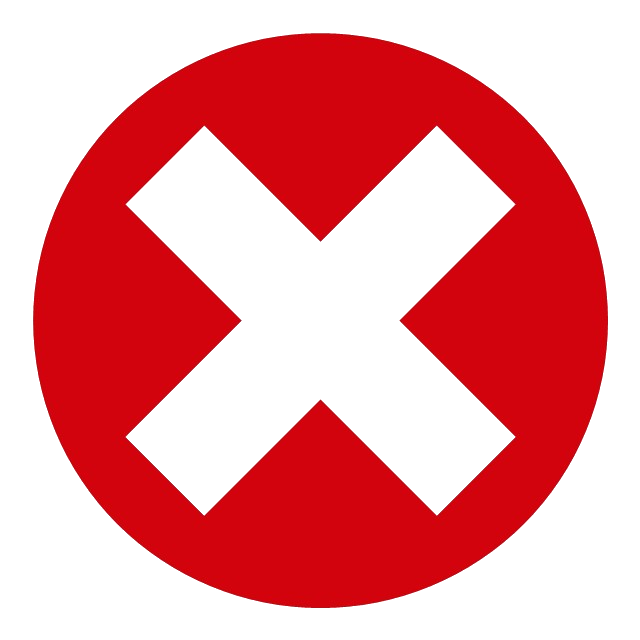
#> input picture Tk_MsgBox/error.png, 640 x 640 px, found by its file name
$ python custom_error_msgbox.py
#> lines starting #> are read from the running program, lines starting #| are printed output that depends on the picture
import os
from os import path

import sys
import winsound
import threading

import copy

import tkinter as tk
from tkinter import ttk
from PIL import ImageTk, Image

def _icon_load_resize(img_PATH, img_file, img_folder = None, img_scale = 0, img_width = 0, img_height = 0,
    img_conv = None, copy_bool = False):
    # print(img_PATH + "\\" + img_file)
#> called with img_PATH = 'Tk_MsgBox', img_file = 'error.png', img_scale = 0, img_width = 50, img_height = 50, copy_bool = True
    copy_img = None
    img = None

    if img_folder is not None and type(img_folder) == str:
        img = Image.open(img_PATH + "\\" + img_folder + "\\" + img_file)

    elif img_folder is None:
        img = Image.open(img_PATH + "\\" + img_file)
#> img is the input picture: PIL image 640x640 RGBA; mean R, G, B, A 235.5, 148.1, 152.3, 162

    if img_conv is not None:
        try:
            img = img.convert("RGBA")
        except Exception:
            pass
    #print(img_file, img.mode)

    if copy_bool == True:
        copy_img = copy.copy(img)

    if img_scale !=0 and (img_width == 0 and img_height == 0):
        img = img.resize((round(img.size[0]*img_scale), round(img.size[1]*img_scale)))
        # img = ImageTk.PhotoImage(img)

    if img_scale ==0 and (img_width != 0 and img_height != 0):
        img = img.resize((img_width, img_height))
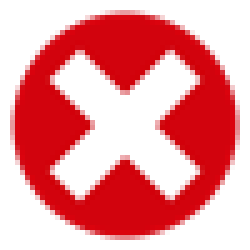
#> img: PIL image 50x50 RGBA (shown 5 times larger); mean R, G, B, A 150.8, 57.3, 61.7, 162; transparent parts drawn white
        # img = ImageTk.PhotoImage(img)

    return img, copy_img

def _pil_resize(img, img_scale = 0, img_width = 0, img_height = 0):
#> called with img_scale = 0.15, img_width = 0, img_height = 0
    if img_scale !=0 and (img_width == 0 and img_height == 0):
        img = img.resize((round(img.size[0]*img_scale), round(img.size[1]*img_scale)))
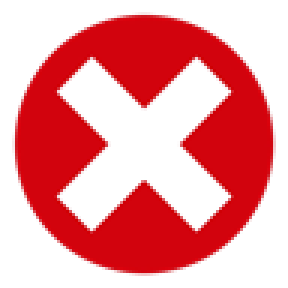
#> img: PIL image 96x96 RGBA (shown 3 times larger); mean R, G, B, A 147, 57.1, 61.4, 162; transparent parts drawn white

    if img_scale ==0 and (img_width != 0 and img_height != 0):
        img = img.resize((img_width, img_height))

    return img

class WrappingLabel(tk.Label):
    '''a type of Label that automatically adjusts the wrap to the size'''
    def __init__(self, master=None, **kwargs):
        tk.Label.__init__(self, master, **kwargs)
        self.bind('<Configure>', lambda e: self.config(wraplength=self.winfo_width()))

class ResponsiveBtn(tk.Button):
    # [10 lines left out: function __init__, not called in this run]

__location__ = os.path.realpath(os.path.join(os.getcwd(), os.path.dirname(__file__)))
# print(__location__)

error_icon, err_src_img = _icon_load_resize(img_PATH = __location__, img_file = "error.png", img_width = 50, img_height = 50, copy_bool = True)
msg_box_err_icon = _pil_resize(err_src_img, img_scale = 0.15)

del err_src_img

class Error_Msgbox(tk.Toplevel):
    # [92 lines left out: function __init__, not called in this run]

    def btn_shift_focus(self, event):
        self.ok_btn.focus_set()

    # [4 lines left out: function return_callback, not called in this run]

    def msgbox_sound(self):
        winsound.MessageBeep(winsound.MB_ICONHAND)

    # [5 lines left out: function _destroy, not called in this run]

    def destroy_protocol(self):
        self._destroy()

$ run again, with Tk_MsgBox/warning.png copied over Tk_MsgBox/error.png
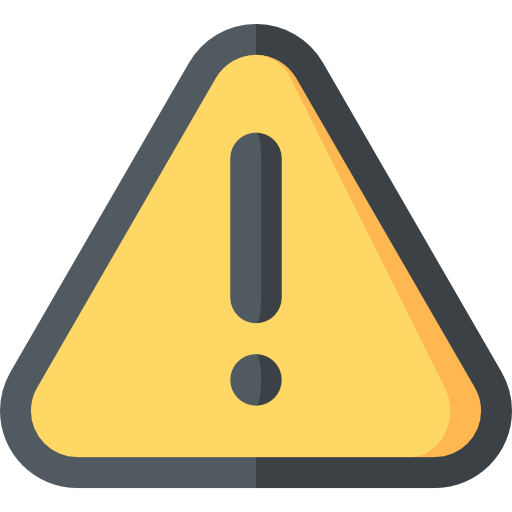
#> input picture Tk_MsgBox/warning.png, 512 x 512 px, found by its file name
#> in _icon_load_resize, img is the input picture: PIL image 512x512 RGBA; mean R, G, B, A 214.6, 199.9, 157.4, 152.6
#> in _icon_load_resize, `img = img.resize((img_width, img_height))`:
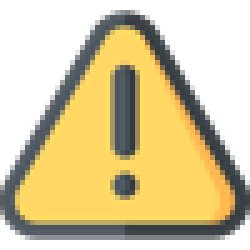
#> img: PIL image 50x50 RGBA (shown 5 times larger); mean R, G, B, A 115.1, 101.1, 58.8, 152.7; transparent parts drawn white
#> in _pil_resize, `img = img.resize((round(img.size[0]*img_scale), round(img.size[1]*img_..`:
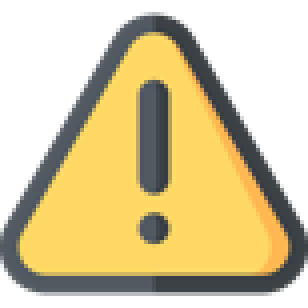
#> img: PIL image 77x77 RGBA (shown 4 times larger); mean R, G, B, A 114.6, 100.2, 57.9, 152.7; transparent parts drawn white
